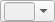
<?xml version="1.0" encoding="UTF-8"?>
<ui version="4.0">
 <class>DeviceFilterWidget</class>
 <widget class="QWidget" name="DeviceFilterWidget">
  <property name="geometry">
   <rect>
    <x>0</x>
    <y>0</y>
    <width>55</width>
    <height>22</height>
   </rect>
  </property>
  <property name="sizePolicy">
   <sizepolicy hsizetype="Preferred" vsizetype="Preferred">
    <horstretch>0</horstretch>
    <verstretch>0</verstretch>
   </sizepolicy>
  </property>
  <widget class="QComboBox" name="comboBoxDeviceFilter">
   <property name="geometry">
    <rect>
     <x>0</x>
     <y>0</y>
     <width>55</width>
     <height>22</height>
    </rect>
   </property>
  </widget>
  <widget class="QLineEdit" name="lineEditDeviceFilter">
   <property name="enabled">
    <bool>false</bool>
   </property>
   <property name="geometry">
    <rect>
     <x>4</x>
     <y>2</y>
     <width>31</width>
     <height>19</height>
    </rect>
   </property>
   <property name="text">
    <string/>
   </property>
  </widget>
 </widget>
 <resources/>
 <connections/>
 <slots>
  <slot>durationChanged(int)</slot>
  <slot>loopChanged(int)</slot>
  <slot>transitionChanged(QString)</slot>
  <slot>directionChanged(QString)</slot>
  <slot>seekChanged(int)</slot>
  <slot>lengthChanged(int)</slot>
  <slot>tweenChanged(QString)</slot>
  <slot>resetTransition(QString)</slot>
  <slot>resetDuration(QString)</slot>
  <slot>resetTween(QString)</slot>
  <slot>resetDirection(QString)</slot>
  <slot>resetSeek(QString)</slot>
  <slot>resetLength(QString)</slot>
  <slot>resetLoop(QString)</slot>
  <slot>freezeOnLoadChanged(int)</slot>
  <slot>resetFreezeOnLoad(QString)</slot>
  <slot>resetUseAuto(QString)</slot>
  <slot>useAutoChanged(int)</slot>
  <slot>resetTriggerOnNext(QString)</slot>
  <slot>triggerOnNextChanged(int)</slot>
 </slots>
</ui>
